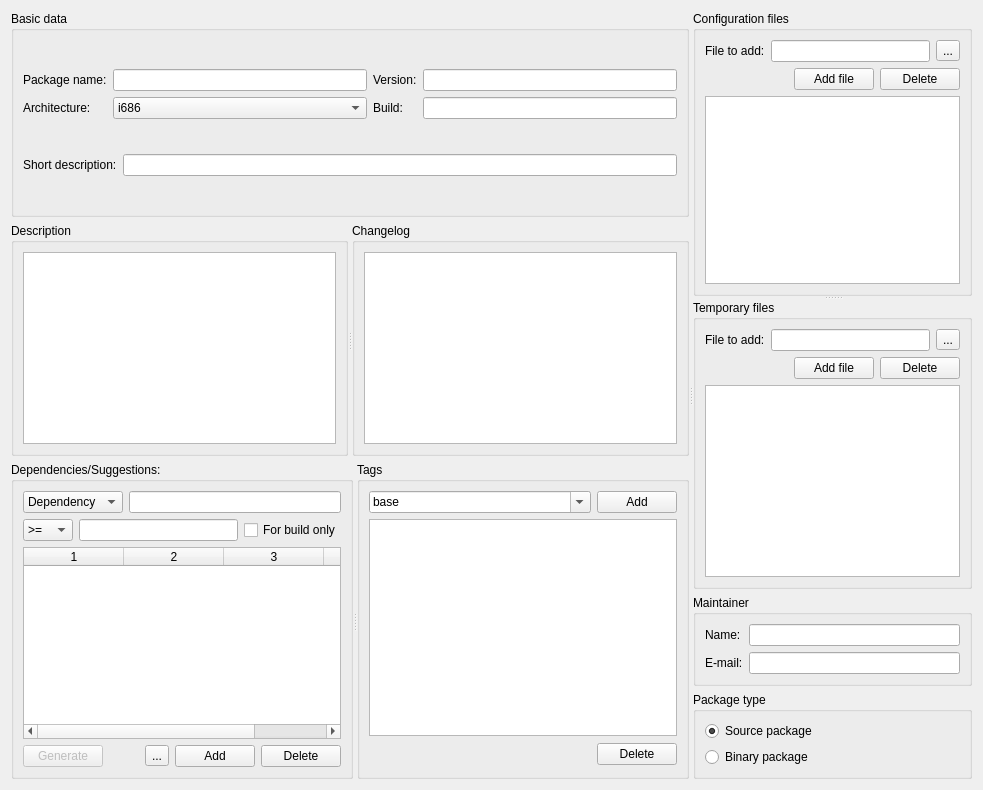
     <widget class="QWidget" name="packageMetadataTab" >
      <attribute name="title" >
       <string>Package description and metadata</string>
      </attribute>
      <attribute name="icon" >
       <iconset>../../../usr/share/icons/OS-K/128x128/apps/smart.png</iconset>
      </attribute>
      <layout class="QVBoxLayout" >
       <item>
        <widget class="QSplitter" name="splitter_4" >
         <property name="orientation" >
          <enum>Qt::Horizontal</enum>
         </property>
         <widget class="QWidget" name="layoutWidget" >
          <layout class="QVBoxLayout" >
           <property name="spacing" >
            <number>6</number>
           </property>
           <property name="leftMargin" >
            <number>0</number>
           </property>
           <property name="topMargin" >
            <number>0</number>
           </property>
           <property name="rightMargin" >
            <number>0</number>
           </property>
           <property name="bottomMargin" >
            <number>0</number>
           </property>
           <item>
            <widget class="QGroupBox" name="groupBox_7" >
             <property name="title" >
              <string>Basic data</string>
             </property>
             <layout class="QVBoxLayout" >
              <property name="spacing" >
               <number>6</number>
              </property>
              <property name="leftMargin" >
               <number>9</number>
              </property>
              <property name="topMargin" >
               <number>9</number>
              </property>
              <property name="rightMargin" >
               <number>9</number>
              </property>
              <property name="bottomMargin" >
               <number>9</number>
              </property>
              <item>
               <layout class="QGridLayout" >
                <property name="leftMargin" >
                 <number>0</number>
                </property>
                <property name="topMargin" >
                 <number>0</number>
                </property>
                <property name="rightMargin" >
                 <number>0</number>
                </property>
                <property name="bottomMargin" >
                 <number>0</number>
                </property>
                <property name="horizontalSpacing" >
                 <number>6</number>
                </property>
                <property name="verticalSpacing" >
                 <number>6</number>
                </property>
                <item row="0" column="1" >
                 <widget class="QLineEdit" name="NameEdit" />
                </item>
                <item row="0" column="2" >
                 <widget class="QLabel" name="label_2" >
                  <property name="text" >
                   <string>Version:</string>
                  </property>
                 </widget>
                </item>
                <item row="0" column="0" >
                 <widget class="QLabel" name="label" >
                  <property name="text" >
                   <string>Package name:</string>
                  </property>
                 </widget>
                </item>
                <item row="0" column="3" >
                 <widget class="QLineEdit" name="VersionEdit" />
                </item>
                <item row="1" column="3" >
                 <widget class="QLineEdit" name="BuildEdit" />
                </item>
                <item row="1" column="2" >
                 <widget class="QLabel" name="label_4" >
                  <property name="text" >
                   <string>Build:</string>
                  </property>
                 </widget>
                </item>
                <item row="1" column="0" >
                 <widget class="QLabel" name="label_3" >
                  <property name="text" >
                   <string>Architecture:</string>
                  </property>
                 </widget>
                </item>
                <item row="1" column="1" >
                 <widget class="QComboBox" name="ArchComboBox" >
                  <property name="currentIndex" >
                   <number>3</number>
                  </property>
                  <item>
                   <property name="text" >
                    <string>i386</string>
                   </property>
                  </item>
                  <item>
                   <property name="text" >
                    <string>i486</string>
                   </property>
                  </item>
                  <item>
                   <property name="text" >
                    <string>i586</string>
                   </property>
                  </item>
                  <item>
                   <property name="text" >
                    <string>i686</string>
                   </property>
                  </item>
                  <item>
                   <property name="text" >
                    <string>noarch</string>
                   </property>
                  </item>
                 </widget>
                </item>
               </layout>
              </item>
              <item>
               <layout class="QHBoxLayout" >
                <property name="spacing" >
                 <number>6</number>
                </property>
                <property name="leftMargin" >
                 <number>0</number>
                </property>
                <property name="topMargin" >
                 <number>0</number>
                </property>
                <property name="rightMargin" >
                 <number>0</number>
                </property>
                <property name="bottomMargin" >
                 <number>0</number>
                </property>
                <item>
                 <widget class="QLabel" name="label_5" >
                  <property name="text" >
                   <string>Short description:</string>
                  </property>
                 </widget>
                </item>
                <item>
                 <widget class="QLineEdit" name="ShortDescriptionEdit" />
                </item>
               </layout>
              </item>
             </layout>
            </widget>
           </item>
           <item>
            <widget class="QSplitter" name="splitter_2" >
             <property name="orientation" >
              <enum>Qt::Horizontal</enum>
             </property>
             <widget class="QGroupBox" name="groupBox_6" >
              <property name="title" >
               <string>Description</string>
              </property>
              <layout class="QVBoxLayout" >
               <property name="spacing" >
                <number>6</number>
               </property>
               <property name="leftMargin" >
                <number>9</number>
               </property>
               <property name="topMargin" >
                <number>9</number>
               </property>
               <property name="rightMargin" >
                <number>9</number>
               </property>
               <property name="bottomMargin" >
                <number>9</number>
               </property>
               <item>
                <widget class="QTextEdit" name="DescriptionEdit" />
               </item>
              </layout>
             </widget>
             <widget class="QGroupBox" name="groupBox_5" >
              <property name="title" >
               <string>Changelog</string>
              </property>
              <layout class="QVBoxLayout" >
               <property name="spacing" >
                <number>6</number>
               </property>
               <property name="leftMargin" >
                <number>9</number>
               </property>
               <property name="topMargin" >
                <number>9</number>
               </property>
               <property name="rightMargin" >
                <number>9</number>
               </property>
               <property name="bottomMargin" >
                <number>9</number>
               </property>
               <item>
                <widget class="QTextEdit" name="ChangelogEdit" />
               </item>
              </layout>
             </widget>
            </widget>
           </item>
           <item>
            <widget class="QSplitter" name="splitter" >
             <property name="orientation" >
              <enum>Qt::Horizontal</enum>
             </property>
             <widget class="QGroupBox" name="groupBox" >
              <property name="sizePolicy" >
               <sizepolicy vsizetype="Expanding" hsizetype="Preferred" >
                <horstretch>0</horstretch>
                <verstretch>1</verstretch>
               </sizepolicy>
              </property>
              <property name="sizeIncrement" >
               <size>
                <width>0</width>
                <height>1</height>
               </size>
              </property>
              <property name="styleSheet" >
               <string/>
              </property>
              <property name="title" >
               <string>Dependencies/Suggestions:</string>
              </property>
              <layout class="QVBoxLayout" >
               <item>
                <layout class="QHBoxLayout" >
                 <item>
                  <widget class="QComboBox" name="DepSuggestComboBox" >
                   <item>
                    <property name="text" >
                     <string>Dependency</string>
                    </property>
                   </item>
                   <item>
                    <property name="text" >
                     <string>Suggestion</string>
                    </property>
                   </item>
                  </widget>
                 </item>
                 <item>
                  <widget class="QLineEdit" name="DepNameEdit" />
                 </item>
                </layout>
               </item>
               <item>
                <layout class="QHBoxLayout" >
                 <item>
                  <widget class="QComboBox" name="DepConditionComboBox" >
                   <property name="minimumSize" >
                    <size>
                     <width>50</width>
                     <height>0</height>
                    </size>
                   </property>
                   <property name="currentIndex" >
                    <number>1</number>
                   </property>
                   <item>
                    <property name="text" >
                     <string>any</string>
                    </property>
                   </item>
                   <item>
                    <property name="text" >
                     <string>>=</string>
                    </property>
                   </item>
                   <item>
                    <property name="text" >
                     <string>==</string>
                    </property>
                   </item>
                   <item>
                    <property name="text" >
                     <string>&lt;=</string>
                    </property>
                   </item>
                   <item>
                    <property name="text" >
                     <string>></string>
                    </property>
                   </item>
                   <item>
                    <property name="text" >
                     <string>&lt;</string>
                    </property>
                   </item>
                  </widget>
                 </item>
                 <item>
                  <widget class="QLineEdit" name="DepVersionEdit" />
                 </item>
                 <item>
                  <widget class="QCheckBox" name="buildDependencyCheckBox" >
                   <property name="text" >
                    <string>For build only</string>
                   </property>
                  </widget>
                 </item>
                </layout>
               </item>
               <item>
                <widget class="QTableWidget" name="DepTableWidget" >
                 <property name="sizePolicy" >
                  <sizepolicy vsizetype="Expanding" hsizetype="Expanding" >
                   <horstretch>0</horstretch>
                   <verstretch>1</verstretch>
                  </sizepolicy>
                 </property>
                 <property name="sizeIncrement" >
                  <size>
                   <width>0</width>
                   <height>1</height>
                  </size>
                 </property>
                 <property name="alternatingRowColors" >
                  <bool>true</bool>
                 </property>
                 <property name="selectionMode" >
                  <enum>QAbstractItemView::SingleSelection</enum>
                 </property>
                 <property name="selectionBehavior" >
                  <enum>QAbstractItemView::SelectRows</enum>
                 </property>
                 <property name="gridStyle" >
                  <enum>Qt::SolidLine</enum>
                 </property>
                 <property name="sortingEnabled" >
                  <bool>false</bool>
                 </property>
                 <column>
                  <property name="text" >
                   <string>1</string>
                  </property>
                 </column>
                 <column>
                  <property name="text" >
                   <string>2</string>
                  </property>
                 </column>
                 <column>
                  <property name="text" >
                   <string>3</string>
                  </property>
                 </column>
                 <column>
                  <property name="text" >
                   <string>4</string>
                  </property>
                 </column>
                </widget>
               </item>
               <item>
                <layout class="QHBoxLayout" >
                 <property name="spacing" >
                  <number>6</number>
                 </property>
                 <property name="leftMargin" >
                  <number>0</number>
                 </property>
                 <property name="topMargin" >
                  <number>0</number>
                 </property>
                 <property name="rightMargin" >
                  <number>0</number>
                 </property>
                 <property name="bottomMargin" >
                  <number>0</number>
                 </property>
                 <item>
                  <widget class="QPushButton" name="generateDepsButton" >
                   <property name="enabled" >
                    <bool>false</bool>
                   </property>
                   <property name="text" >
                    <string>Generate</string>
                   </property>
                  </widget>
                 </item>
                 <item>
                  <spacer>
                   <property name="orientation" >
                    <enum>Qt::Horizontal</enum>
                   </property>
                   <property name="sizeHint" >
                    <size>
                     <width>40</width>
                     <height>20</height>
                    </size>
                   </property>
                  </spacer>
                 </item>
                 <item>
                  <widget class="QToolButton" name="addDepFromFilesBtn" >
                   <property name="text" >
                    <string>...</string>
                   </property>
                  </widget>
                 </item>
                 <item>
                  <widget class="QPushButton" name="DepAddButton" >
                   <property name="text" >
                    <string>Add</string>
                   </property>
                  </widget>
                 </item>
                 <item>
                  <widget class="QPushButton" name="DepDeleteButton" >
                   <property name="text" >
                    <string>Delete</string>
                   </property>
                  </widget>
                 </item>
                </layout>
               </item>
              </layout>
             </widget>
             <widget class="QGroupBox" name="groupBox_3" >
              <property name="sizeIncrement" >
               <size>
                <width>0</width>
                <height>1</height>
               </size>
              </property>
              <property name="title" >
               <string>Tags</string>
              </property>
              <layout class="QVBoxLayout" >
               <item>
                <layout class="QHBoxLayout" >
                 <item>
                  <widget class="QComboBox" name="tagBox" >
                   <property name="sizePolicy" >
                    <sizepolicy vsizetype="Fixed" hsizetype="Preferred" >
                     <horstretch>1</horstretch>
                     <verstretch>0</verstretch>
                    </sizepolicy>
                   </property>
                   <property name="editable" >
                    <bool>true</bool>
                   </property>
                   <item>
                    <property name="text" >
                     <string>base</string>
                    </property>
                   </item>
                   <item>
                    <property name="text" >
                     <string>base-utils</string>
                    </property>
                   </item>
                   <item>
                    <property name="text" >
                     <string>print</string>
                    </property>
                   </item>
                   <item>
                    <property name="text" >
                     <string>desktop</string>
                    </property>
                   </item>
                   <item>
                    <property name="text" >
                     <string>utils</string>
                    </property>
                   </item>
                   <item>
                    <property name="text" >
                     <string>audio</string>
                    </property>
                   </item>
                   <item>
                    <property name="text" >
                     <string>xapps</string>
                    </property>
                   </item>
                   <item>
                    <property name="text" >
                     <string>libs</string>
                    </property>
                   </item>
                   <item>
                    <property name="text" >
                     <string>doc</string>
                    </property>
                   </item>
                   <item>
                    <property name="text" >
                     <string>multimedia</string>
                    </property>
                   </item>
                   <item>
                    <property name="text" >
                     <string>deprecated</string>
                    </property>
                   </item>
                   <item>
                    <property name="text" >
                     <string>devel</string>
                    </property>
                   </item>
                   <item>
                    <property name="text" >
                     <string>emacs</string>
                    </property>
                   </item>
                   <item>
                    <property name="text" >
                     <string>kde</string>
                    </property>
                   </item>
                   <item>
                    <property name="text" >
                     <string>koffice</string>
                    </property>
                   </item>
                   <item>
                    <property name="text" >
                     <string>network</string>
                    </property>
                   </item>
                   <item>
                    <property name="text" >
                     <string>openoffice</string>
                    </property>
                   </item>
                   <item>
                    <property name="text" >
                     <string>server</string>
                    </property>
                   </item>
                   <item>
                    <property name="text" >
                     <string>tex</string>
                    </property>
                   </item>
                   <item>
                    <property name="text" >
                     <string>tcl</string>
                    </property>
                   </item>
                   <item>
                    <property name="text" >
                     <string>virtual</string>
                    </property>
                   </item>
                   <item>
                    <property name="text" >
                     <string>x11</string>
                    </property>
                   </item>
                   <item>
                    <property name="text" >
                     <string>x11-fonts</string>
                    </property>
                   </item>
                  </widget>
                 </item>
                 <item>
                  <widget class="QPushButton" name="TagAddButton" >
                   <property name="text" >
                    <string>Add</string>
                   </property>
                  </widget>
                 </item>
                </layout>
               </item>
               <item>
                <widget class="QListWidget" name="TagListWidget" >
                 <property name="sizePolicy" >
                  <sizepolicy vsizetype="Expanding" hsizetype="Expanding" >
                   <horstretch>0</horstretch>
                   <verstretch>1</verstretch>
                  </sizepolicy>
                 </property>
                </widget>
               </item>
               <item>
                <layout class="QHBoxLayout" >
                 <item>
                  <spacer>
                   <property name="orientation" >
                    <enum>Qt::Horizontal</enum>
                   </property>
                   <property name="sizeHint" >
                    <size>
                     <width>231</width>
                     <height>25</height>
                    </size>
                   </property>
                  </spacer>
                 </item>
                 <item>
                  <widget class="QPushButton" name="TagDeleteButton" >
                   <property name="text" >
                    <string>Delete</string>
                   </property>
                  </widget>
                 </item>
                </layout>
               </item>
              </layout>
             </widget>
            </widget>
           </item>
          </layout>
         </widget>
         <widget class="QWidget" name="layoutWidget" >
          <layout class="QVBoxLayout" >
           <item>
            <widget class="QSplitter" name="splitter_3" >
             <property name="orientation" >
              <enum>Qt::Vertical</enum>
             </property>
             <widget class="QGroupBox" name="groupBox_2" >
              <property name="sizePolicy" >
               <sizepolicy vsizetype="Preferred" hsizetype="Preferred" >
                <horstretch>0</horstretch>
                <verstretch>1</verstretch>
               </sizepolicy>
              </property>
              <property name="title" >
               <string>Configuration files</string>
              </property>
              <layout class="QGridLayout" >
               <property name="leftMargin" >
                <number>9</number>
               </property>
               <property name="topMargin" >
                <number>9</number>
               </property>
               <property name="rightMargin" >
                <number>9</number>
               </property>
               <property name="bottomMargin" >
                <number>9</number>
               </property>
               <property name="horizontalSpacing" >
                <number>6</number>
               </property>
               <property name="verticalSpacing" >
                <number>6</number>
               </property>
               <item row="0" column="0" >
                <widget class="QLabel" name="label_6" >
                 <property name="text" >
                  <string>File to add:</string>
                 </property>
                </widget>
               </item>
               <item row="0" column="1" >
                <widget class="QLineEdit" name="confFileAddEdit" />
               </item>
               <item row="0" column="2" >
                <widget class="QToolButton" name="conffileSearchButton" >
                 <property name="text" >
                  <string>...</string>
                 </property>
                </widget>
               </item>
               <item row="1" column="0" colspan="3" >
                <layout class="QHBoxLayout" >
                 <property name="spacing" >
                  <number>6</number>
                 </property>
                 <property name="leftMargin" >
                  <number>0</number>
                 </property>
                 <property name="topMargin" >
                  <number>0</number>
                 </property>
                 <property name="rightMargin" >
                  <number>0</number>
                 </property>
                 <property name="bottomMargin" >
                  <number>0</number>
                 </property>
                 <item>
                  <spacer>
                   <property name="orientation" >
                    <enum>Qt::Horizontal</enum>
                   </property>
                   <property name="sizeHint" >
                    <size>
                     <width>40</width>
                     <height>20</height>
                    </size>
                   </property>
                  </spacer>
                 </item>
                 <item>
                  <widget class="QPushButton" name="addConfFileButton" >
                   <property name="text" >
                    <string>Add file</string>
                   </property>
                  </widget>
                 </item>
                 <item>
                  <widget class="QPushButton" name="delConfFileButton" >
                   <property name="text" >
                    <string>Delete</string>
                   </property>
                  </widget>
                 </item>
                </layout>
               </item>
               <item row="2" column="0" colspan="3" >
                <widget class="QListWidget" name="configFilesListWidget" >
                 <property name="sizePolicy" >
                  <sizepolicy vsizetype="Expanding" hsizetype="Expanding" >
                   <horstretch>0</horstretch>
                   <verstretch>1</verstretch>
                  </sizepolicy>
                 </property>
                </widget>
               </item>
              </layout>
             </widget>
             <widget class="QGroupBox" name="tempFilesGroupBox" >
              <property name="title" >
               <string>Temporary files</string>
              </property>
              <layout class="QVBoxLayout" >
               <item>
                <layout class="QHBoxLayout" >
                 <item>
                  <widget class="QLabel" name="label_7" >
                   <property name="text" >
                    <string>File to add:</string>
                   </property>
                  </widget>
                 </item>
                 <item>
                  <widget class="QLineEdit" name="tempFileAddEdit" />
                 </item>
                 <item>
                  <widget class="QToolButton" name="tempfileSearchButton" >
                   <property name="text" >
                    <string>...</string>
                   </property>
                  </widget>
                 </item>
                </layout>
               </item>
               <item>
                <layout class="QHBoxLayout" >
                 <property name="spacing" >
                  <number>6</number>
                 </property>
                 <property name="leftMargin" >
                  <number>0</number>
                 </property>
                 <property name="topMargin" >
                  <number>0</number>
                 </property>
                 <property name="rightMargin" >
                  <number>0</number>
                 </property>
                 <property name="bottomMargin" >
                  <number>0</number>
                 </property>
                 <item>
                  <spacer>
                   <property name="orientation" >
                    <enum>Qt::Horizontal</enum>
                   </property>
                   <property name="sizeHint" >
                    <size>
                     <width>40</width>
                     <height>20</height>
                    </size>
                   </property>
                  </spacer>
                 </item>
                 <item>
                  <widget class="QPushButton" name="addTempFileButton" >
                   <property name="text" >
                    <string>Add file</string>
                   </property>
                  </widget>
                 </item>
                 <item>
                  <widget class="QPushButton" name="delTempFileButton" >
                   <property name="text" >
                    <string>Delete</string>
                   </property>
                  </widget>
                 </item>
                </layout>
               </item>
               <item>
                <widget class="QListWidget" name="tempFilesListWidget" >
                 <property name="sizePolicy" >
                  <sizepolicy vsizetype="Expanding" hsizetype="Expanding" >
                   <horstretch>0</horstretch>
                   <verstretch>1</verstretch>
                  </sizepolicy>
                 </property>
                </widget>
               </item>
              </layout>
             </widget>
            </widget>
           </item>
           <item>
            <widget class="QGroupBox" name="groupBox_4" >
             <property name="title" >
              <string>Maintainer</string>
             </property>
             <layout class="QGridLayout" >
              <item row="0" column="0" >
               <widget class="QLabel" name="label_10" >
                <property name="text" >
                 <string>Name:</string>
                </property>
               </widget>
              </item>
              <item row="0" column="1" >
               <widget class="QLineEdit" name="MaintainerNameEdit" />
              </item>
              <item row="1" column="0" >
               <widget class="QLabel" name="label_11" >
                <property name="text" >
                 <string>E-mail:</string>
                </property>
               </widget>
              </item>
              <item row="1" column="1" >
               <widget class="QLineEdit" name="MaintainerMailEdit" />
              </item>
             </layout>
            </widget>
           </item>
           <item>
            <widget class="QGroupBox" name="packageTypeGroupBox" >
             <property name="title" >
              <string>Package type</string>
             </property>
             <layout class="QVBoxLayout" >
              <item>
               <widget class="QRadioButton" name="sourcePackageRadioButton" >
                <property name="text" >
                 <string>Source package</string>
                </property>
                <property name="checked" >
                 <bool>true</bool>
                </property>
               </widget>
              </item>
              <item>
               <widget class="QRadioButton" name="binaryPackageRadioButton" >
                <property name="text" >
                 <string>Binary package</string>
                </property>
               </widget>
              </item>
             </layout>
            </widget>
           </item>
          </layout>
         </widget>
        </widget>
       </item>
      </layout>
     </widget>
